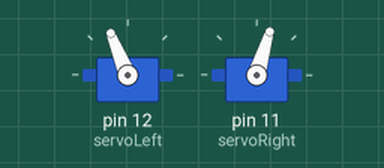
Recording of a sketch running on a simulated Arduino Uno, built with avr-gcc and run on an emulated ATmega328P. Parts: 2 × servo.

Above: at 0.05 s.
At 12.85 s:
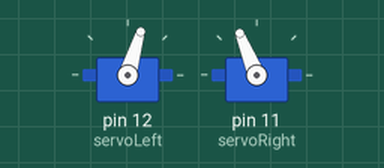
At 25.25 s:
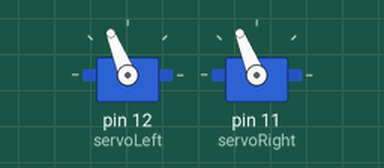
At 50.65 s:
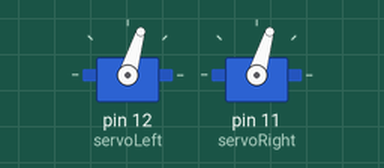
Timing chart, 0 to 66.1 s (numbered marks = the images above):
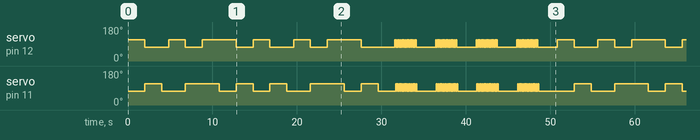

Measured:
- by itself, servo on pin 12 (servoLeft), servo on pin 11 (servoRight): moves between 73° and 112°, repeating every 50.8 s

The sketch:

Dancing_Robot.ino
```cpp
#include <Servo.h>

Servo servoRight;
Servo servoLeft;

void setup() {
  // put your setup code here, to run once:
  servoLeft.attach(12);
  servoRight.attach(11);
  //clockwise: 1300
  //counterclockwise: 1700
  servoLeft.writeMicroseconds(1500);
  servoRight.writeMicroseconds(1500);
}

void loop() {
  sway();
  left();
  delay(2000);
  for(int i = 0; i < 4; i++){
    runningMan();
    left();
    delay(2200);
  }
}
void forward() {
  servoLeft.writeMicroseconds(1700);
  servoRight.writeMicroseconds(1300);
}
void backward() {
  servoLeft.writeMicroseconds(1300);
  servoRight.writeMicroseconds(1700);
}
void left() {
  servoLeft.writeMicroseconds(1300);
  servoRight.writeMicroseconds(1300);
}
void right() {
  servoLeft.writeMicroseconds(1700);
  servoRight.writeMicroseconds(1700);
}
void runningMan(){
  for(int i = 0; i < 13; i++){
    forward();
    delay(100);
    backward();
    delay(100);
  }
}
void sway(){
  for(int i = 0; i < 2; i++){
     forward();
     delay(2000);
     backward();
     delay(2000);
     left();
     delay(800);
     forward();
     delay(2000);
     backward();
     delay(2000);
     right();
     delay(2000);
     forward();
     delay(2000);
     backward();
     delay(2000);
  }
}
```
